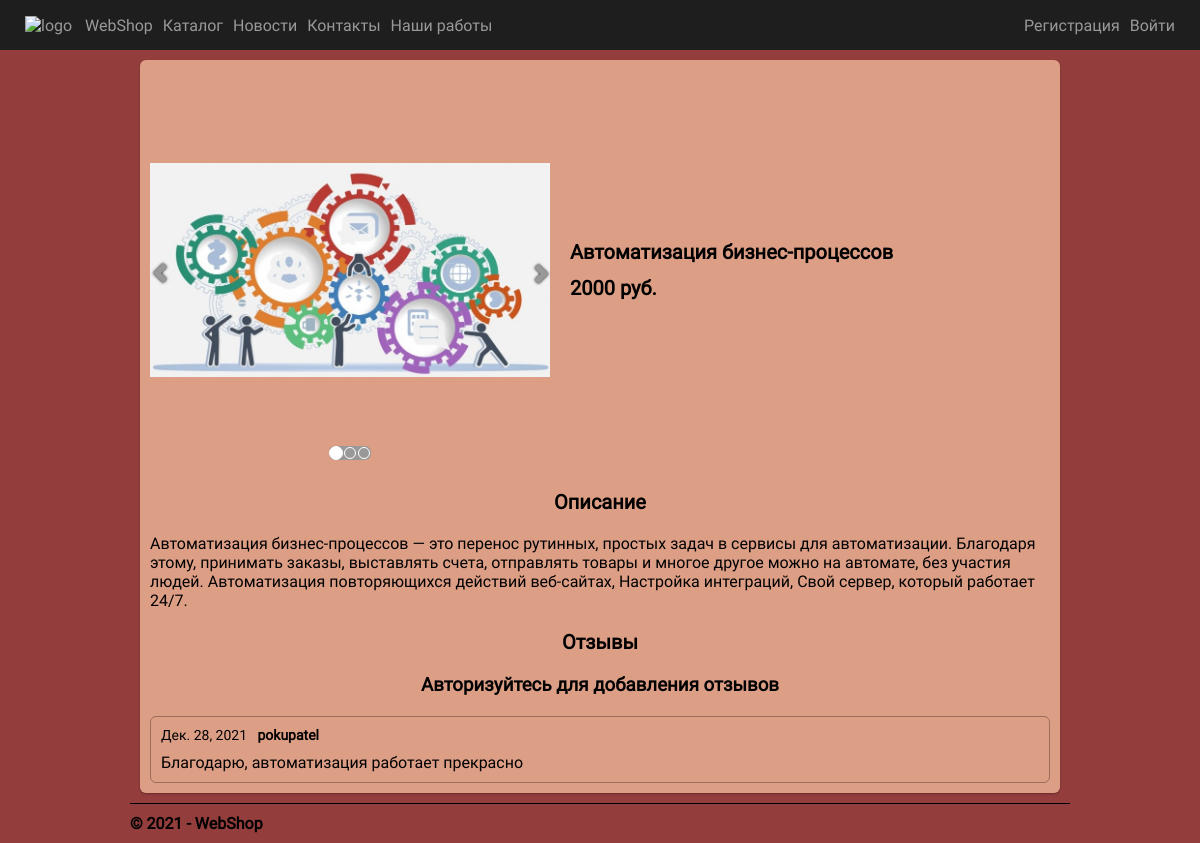
The app's page /catalog/8/ with its own data.
### app/models.py (models this page shows, shortened)
class Product(models.Model):
  product_id = models.CharField(max_length = 150, unique = True, verbose_name = 'Код продукта')
  name = models.CharField(max_length = 150, verbose_name = 'Название продукта')
  price = models.DecimalField(max_digits=10, decimal_places = 2, verbose_name = 'Цена продукта', default = 9999999)
  sroke =models.DecimalField(max_digits=10, decimal_places = 4, verbose_name = 'Количество дней', default = 30)
  album = models.ForeignKey(Album, on_delete = models.CASCADE, verbose_name = 'Альбом')
  description_short = models.CharField(max_length=1000, verbose_name='Краткое описание')
  description_full = models.TextField(verbose_name = 'Полное описание')
  category = models.ForeignKey(Categories, on_delete = models.CASCADE, verbose_name = 'Категория')
  class Meta:
    db_table = "Products"
    ordering = ["product_id"]
    verbose_name = "Продукт"
    verbose_name_plural = "Продукты"

class Comment(models.Model):
  text = models.TextField(verbose_name = 'Отзыв')
  date = models.DateTimeField(default = datetime.now(), db_index = True, verbose_name = "Дата")
  author = models.ForeignKey(User, on_delete = models.CASCADE, verbose_name = "Автор")
  product = models.ForeignKey(Product, on_delete = models.CASCADE, verbose_name = 'Продукт')
  class Meta:
    db_table = "Comments"
    ordering = ["-date"]
    verbose_name = "Отзыв"
    verbose_name_plural = "Отзывы"

### app/views.py (the view)
# urls.py: url(r'^catalog/(?P<parametr>\d+)/$', app.views.product, name='product'),
def product(request, parametr):
    q = '''
    select
    p.id,
    p.name as productName,
    p.product_id as productCode,
    p.description_short as productDescriptionShort,
    p.description_full as productDescriptionFull,
    p.price as productPrice,
    p.sroke as productSroke
    from Products as p
    where productCode =
    ''' + str(parametr)
    products_tmp = Product.objects.raw(q)
    class Product_tmp:
        def __init__(self, product, images):
            self.productID = product.id
            self.productCode = product.productCode
            self.productName = product.productName
            self.productDescriptionShort = product.productDescriptionShort
            self.productDescriptionFull = product.productDescriptionFull
            self.productPrice = product.productPrice
            self.sroke = product.productSroke
            self.productImages = []
            for img in images:
                self.productImages.append(str(img.img.url))
            self.productImage = self.productImages[0]
    products = []
    for product in products_tmp:
        images = Images.objects.filter(album_id = product.album_id)
        products.append(Product_tmp(product, images))
    try:
        comments = Comment.objects.filter(product = product)
    except Comment.DoesNotExist:
        comments = None
    if request.method == "POST":
        form = CommentForm(request.POST)
        if form.is_valid():
            comment_f = form.save(commit = False)
            comment_f.author = request.user
            comment_f.date = datetime.now()
            comment_f.product = Product.objects.get(product_id = parametr)
            comment_f.save()
            return redirect('product', parametr = product.product_id)
    else:
        form = CommentForm()
    assert isinstance(request, HttpRequest)
    return render(
        request,
        'app/product.html',
        {
            'product': products[0],
            'comments': comments,
            'form': form,
            'title':'Продукт',
            'year':datetime.now().year,
        }
    )

### app/templates/app/product.html (shortened to what this page needs)
{% extends "app/layout.html" %} {% block content %}
<div class="product-container">
  <div class="product-top-section">
    <div class="product-image-container">
      {% include "app/carousel.html" %}
    </div>
    <div class="product-buy">
      <h2 class="product-name">{{product.productName}}</h2>
      <p class="product-price">{{product.productPrice}} руб.</p>
    </div>
  </div>
  <div class="product-bot-section">
    <div class="product-description-container">
      <h2 class="product-description-title">Описание</h2>
      <p class="product-desctiption">{{product.productDescriptionFull}}</p>
    </div>
    <div class="product-comments">
      <h2 class="product-comments-title">Отзывы</h2>
      {% if user.is_authenticated %}
      <h3 class="add-comment-title">Добавить отзыв</h3>
      <form class="add-comment-form" method="POST">
        {% csrf_token %}
        <div>
          {{form.as_p}}
          <button type="submit" class="save btn btn-default">Отправить отзыв</button>
        </div>
      </form>
      {% else %}
      <h3 class="auth-ask">Авторизуйтесь для добавления отзывов</h3>
      {% endif %} {% for comment in comments %}
      <div class="comment-container">
        <p class="comment-title">
          <span class="comment-date">{{comment.date.date}}&nbsp;&nbsp;&nbsp;</span><span class="comment-author">{{comment.author}}</span>
        </p>
        <p class="comment-text">{{comment.text|linebreaksbr }}</p>
      </div>
      {% endfor %}
    </div>
  </div>
</div>
{% endblock %}

### app/static/app/content/style.css (style rules this page uses)
body .catalog-container .product-container .product-left .name-id-description, body .product-container .product-top-section .product-buy, body .product-container .product-bot-section .product-comments, body .cart-container .cart-info .cart-details .left-and-center .left-part, body .cart-container .cart-info .cart-details .left-and-center .center-part, body .client-orders-container .order-container .order-info, body .post-container .npc, body .user-container form .user-data .left, body .user-container form .user-data .right { display: flex; flex-direction: column; flex-wrap: nowrap; }
body .header, body .header .header-link-container, body .header .header-link-container #logoutForm, body .header .header-link-container .header-link, body .product-container .product-top-section, body .cart-container .cart-info .cart-details, body .cart-container .cart-info .cart-details .left-and-center, body .client-orders-container .order-container .order-details, body .manager-orders-container .order-container .order-info .order-details, body .manager-orders-container .order-container .order-info .order-details .left-and-center, body .news-container .news-post-container, body .user-container .user-info, body .user-container form .user-data { display: flex; flex-direction: row; flex-wrap: nowrap; align-items: center; }
body, body .catalog-container .product-container .product-right, body .product-container .product-bot-section .product-description-container, body .product-container .product-bot-section .product-comments .add-comment-form div, body .cart-container .cart-info .cart-details .right-part, body .manager-orders-container .order-container .status-buttons, body .contacts-container .address-container address, body .login-container .auth-form-container, body .login-container .auth-form-container .login-form .form-group, body .registration-container .reg-form-container, body .registration-container .reg-form-container form div, body .post-container .npc .img-container, body .home-container .hcc, body .add-product-container { display: flex; flex-direction: column; flex-wrap: nowrap; align-items: center; }
* { margin: 0; padding: 0; }
html { width: 100%; }
@media screen and (min-width: 960px) { body { width: 100%; } }
body { display: inline-block; font-family: "Roboto"; background-color: #943d3d; }
body .product-container { margin: 10px 20px; background-color: #fcc9a7b2; border-radius: 6px; box-shadow: rgba(0, 0, 0, 0.3) 0px 1px 2px 0px; }
body .product-container .product-top-section .product-image-container { max-width: 400px; margin: 10px; }
body .product-container .product-top-section .product-buy { justify-content: space-between; }
body .product-container .product-top-section .product-buy .product-name { font-size: 20px; margin: 10px 10px 2px 10px; }
body .product-container .product-top-section .product-buy .product-price { font-size: 20px; font-weight: bold; margin: 10px; }
body .product-container .product-bot-section .product-description-container .product-description-title { font-size: 20px; margin: 10px; }
body .product-container .product-bot-section .product-description-container .product-desctiption { font-size: 16px; font-family: "Roboto"; margin: 10px; }
body .product-container .product-bot-section .product-comments .product-comments-title { font-size: 20px; text-align: center; margin: 10px; }
body .product-container .product-bot-section .product-comments .auth-ask { text-align: center; margin: 10px 0; }
body .product-container .product-bot-section .product-comments .comment-container { margin: 10px; border: 1px solid rgba(0, 0, 0, 0.3); border-radius: 6px; }
body .product-container .product-bot-section .product-comments .comment-container .comment-title { font-size: 14px; margin: 10px; }
body .product-container .product-bot-section .product-comments .comment-container .comment-title .comment-author { font-weight: bold; }
body .product-container .product-bot-section .product-comments .comment-container .comment-text { margin: 10px; }

### records on screen
Product: productName "Автоматизация бизнес-процессов", productDescriptionFull "Автоматизация бизнес-процессов — это перенос рутинных, простых задач в сервисы для автоматизации. Благодаря этому, принимать заказы, выставлять счета, отправлять товары и многое другое можно на автомате, без участия людей. Автоматизация повторяющихся действий веб-сайтах, Настройка интеграций, Свой сервер, который работает 24/7."
Comment: date "Дек. 28, 2021", author "pokupatel", text "Благодарю, автоматизация работает прекрасно"

### other values on screen
{{ product.productPrice }} "2000"
